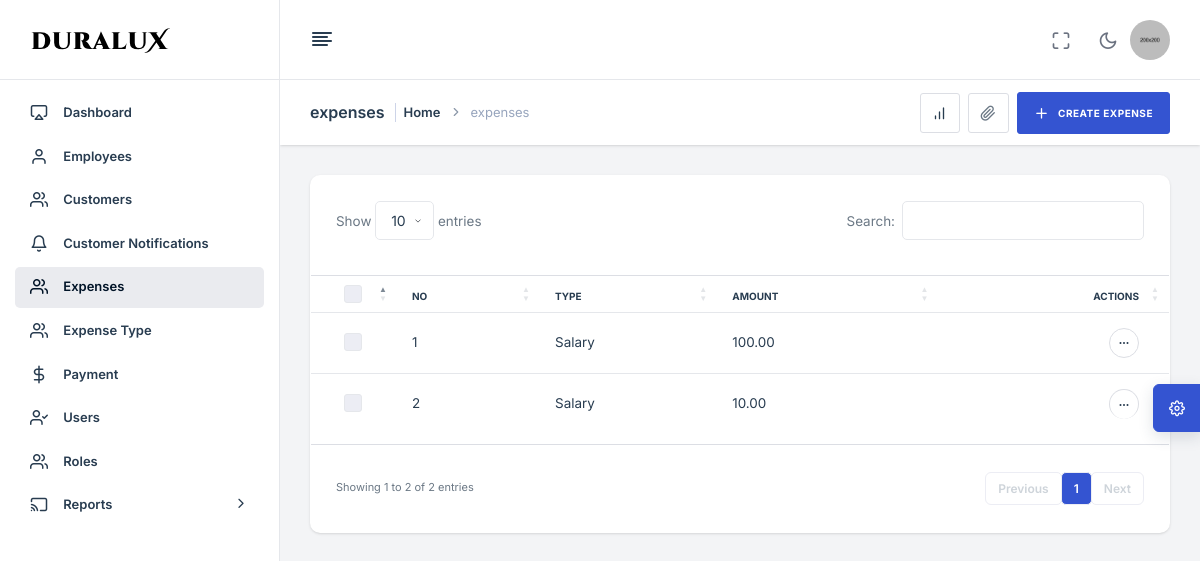
The page /expense.php (signed in) on the database its author committed.
### tables this page shows
CREATE TABLE `expense` (
  `id` int(11) NOT NULL,
  `expense_type` int(11) NOT NULL,
  `To` int(11) NOT NULL,
  `amount` decimal(10,2) NOT NULL,
  `employee_id` int(11) NOT NULL,
  `date` datetime NOT NULL DEFAULT current_timestamp()
);

CREATE TABLE `expense_type` (
  `id` int(11) NOT NULL,
  `name` varchar(255) NOT NULL,
  `date` datetime NOT NULL DEFAULT current_timestamp()
);

### conn/functions.php (called while the page is built, shortened)
<?php
include "db.php";
function readAll($cols,$table){
    global $db;
    $query = "select $cols from $table";
    return $db-> query($query)->fetchAll(PDO::FETCH_OBJ);
}
function readAllWhere($cols,$table,$id,$col){
    global $db;
    $query = "select $cols from $table where $col = '$id'";
    return $db-> query($query)->fetchAll(PDO::FETCH_OBJ);
}

### expense.php (the view, shortened to what this page needs)
<div class="nxl-content">
            <div class="page-header">
                <div class="page-header-left d-flex align-items-center">
                    <div class="page-header-title">
                        <h5 class="m-b-10">expenses</h5>
                    </div>
                    <ul class="breadcrumb">
                        <li class="breadcrumb-item"><a href="index.html">Home</a></li>
                        <li class="breadcrumb-item">expenses</li>
                    </ul>
                </div>
                <div class="page-header-right ms-auto">
                    <div class="page-header-right-items">
                        <div class="d-flex align-items-center gap-2 page-header-right-items-wrapper">
                            <a href="javascript:void(0);" class="btn btn-icon btn-light-brand" data-bs-toggle="collapse" data-bs-target="#collapseOne">
                                <i class="feather-bar-chart"></i>
                            </a>
                            <div class="dropdown">
                                <a class="btn btn-icon btn-light-brand" data-bs-toggle="dropdown" data-bs-offset="0, 10" data-bs-auto-close="outside">
                                    <i class="feather-paperclip"></i>
                                </a>
                            </div>
                            <button type="button" class="btn btn-primary" data-bs-toggle="modal" data-bs-target="#expense-model">
                                <i class="feather-plus me-2"></i>
                                <span>Create expense</span>
                            </button>
                        </div>
                    </div>
                </div>
            </div>
            <div class="main-content">
                <div class="row">
                    <div class="col-lg-12">
                        <div class="card stretch stretch-full">
                            <div class="card-body p-0">
                                <div class="table-responsive">
                                    <table class="table table-hover" id="customerList">
                                        <thead>
                                            <tr>
                                                <th class="wd-30">
                                                    <div class="btn-group mb-1">
                                                        <div class="custom-control custom-checkbox ms-1">
                                                        </div>
                                                    </div>
                                                </th>
                                                <th>No</th>
                                                <th>Type</th>
                                                <th>Amount</th>
                                                <th class="text-end">Actions</th>
                                            </tr>
                                        </thead>
                                        <tbody>
                                            <?php
                                                $num = 0;
                                                foreach(readAll("*","expense") as $c) {?>
                                            <tr class="single-item">
                                                <td>
                                                    <div class="item-checkbox ms-1">
                                                        <div class="custom-control custom-checkbox">
                                                        </div>
                                                    </div>
                                                </td>
                                                <td><?=++$num?></td>
                                                <td>
                                                    <span class="text-truncate-1-line"><?= readAllWhere("name","expense_type",$c->expense_type,"id")[0]->name ?></span>
                                                </td>
                                                <td><?=$c->amount?></td>
                                                <td>
                                                    <div class="hstack gap-2 justify-content-end">
                                                        <div class="dropdown">
                                                            <a href="javascript:void(0)" class="avatar-text avatar-md" data-bs-toggle="dropdown" data-bs-offset="0,21">
                                                                <i class="feather feather-more-horizontal"></i>
                                                            </a>
                                                        </div>
                                                    </div>
                                                </td>
                                            </tr>
                                            <?php } ?>
                                        </tbody>
                                    </table>
                                </div>
                            </div>
                        </div>
                    </div>
                </div>
            </div>
        </div>
 <?php include "includes/footer.php"; ?>

### rows shown on the page
expense: expense_type.name "Salary", amount "100.00"
expense: expense_type.name "Salary", amount "10.00"
